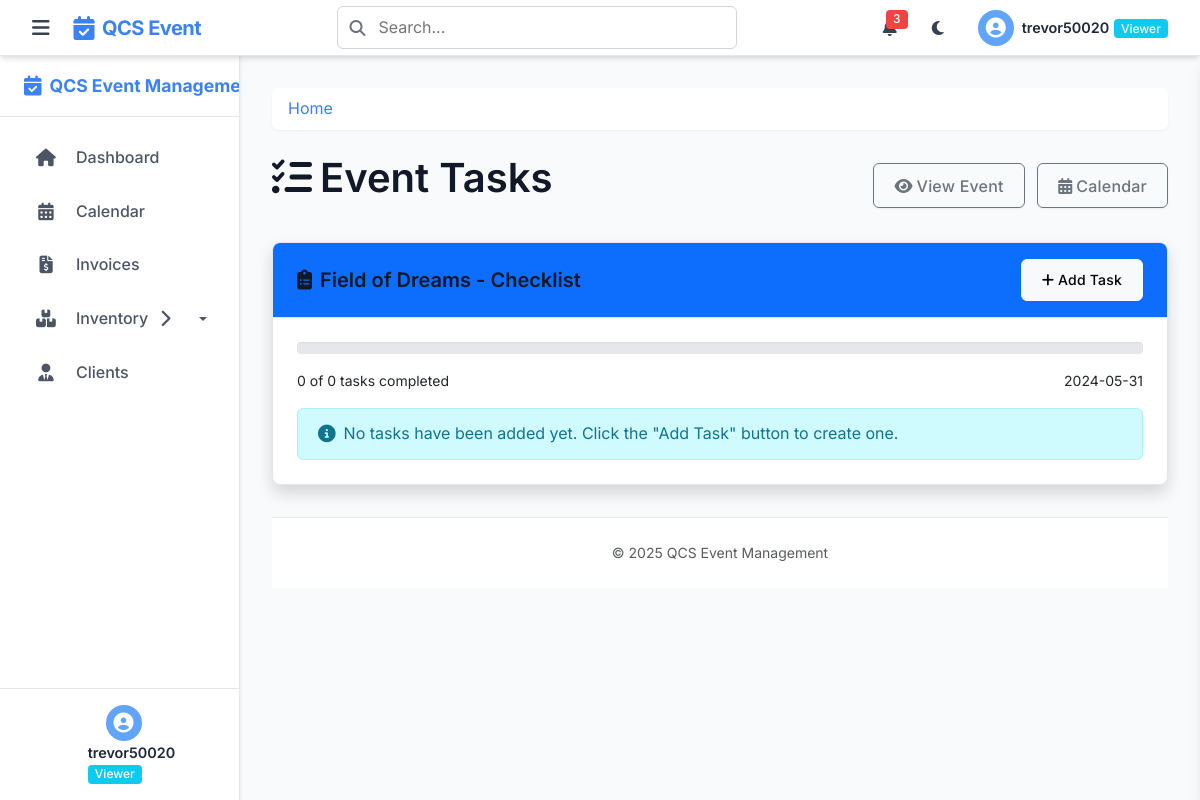
The app's page /tasks/events/1/tasks (signed in) with its own data.
### tables this page shows
CREATE TABLE users (
    id INTEGER PRIMARY KEY AUTOINCREMENT,
    username TEXT NOT NULL UNIQUE,
    password_hash TEXT NOT NULL,
    email TEXT NOT NULL UNIQUE,
    full_name TEXT NOT NULL,
    role TEXT NOT NULL CHECK(role IN ('admin', 'staff', 'viewer')),
    created_at TEXT NOT NULL DEFAULT (datetime('now')),
    last_login TEXT
);

CREATE TABLE events (
    event_id INTEGER PRIMARY KEY AUTOINCREMENT,
    event_name TEXT NOT NULL,
    client_id INTEGER,
    category_id INTEGER,
    template_id INTEGER,
    ics_uid TEXT UNIQUE,  -- Unique identifier for ICS events
    event_date TEXT,  -- Store as YYYY-MM-DD
    end_date TEXT,    -- For multi-day events
    drop_off_time TEXT,      -- Store as HH:MM:SS
    pickup_time TEXT,
    is_all_day INTEGER DEFAULT 0, -- 0 for false, 1 for true
    has_conflicts INTEGER DEFAULT 0, -- 0 for no conflicts, 1 for conflicts
    is_recurring INTEGER DEFAULT 0, -- 0 for one-time, 1 for recurring
    recurrence_pattern TEXT,     -- daily, weekly, monthly, yearly
    recurrence_end_date TEXT,    -- When recurring events should stop
    parent_event_id INTEGER,     -- For recurring events
    original_start_date TEXT,    -- For moved recurring instances
    manager TEXT,
    onsite_contact TEXT,
    onsite_contact_phone TEXT,
    event_location TEXT,
    location_id INTEGER,     -- Reference to locations table
    items_needed TEXT,       -- List of items needed, including kits.
    boxes_from_pi INTEGER,   -- Number of boxes to be picked up from Positive Impact.
    notes TEXT,              -- Additional Information.
    status TEXT DEFAULT 'booked' CHECK(status IN ('booked', 'confirmed', 'in_progress', 'completed', 'cancelled')),
    created_by INTEGER,
    created_at TEXT NOT NULL DEFAULT (datetime('now')),
    last_updated TEXT,
    last_updated_by INTEGER,
    FOREIGN KEY (client_id) REFERENCES clients(id),
    FOREIGN KEY (category_id) REFERENCES event_categories(id),
    FOREIGN KEY (template_id) REFERENCES event_templates(id),
    FOREIGN KEY (location_id) REFERENCES locations(id),
    FOREIGN KEY (parent_event_id) REFERENCES events(event_id),
    FOREIGN KEY (created_by) REFERENCES users(id),
    FOREIGN KEY (last_updated_by) REFERENCES users(id)
);

### blueprints/tasks_bp.py (the view)
@tasks_bp.route('/events/<int:event_id>/tasks')
@login_required
def event_tasks(event_id):
    db = get_db()
    event = db.execute(
        '''SELECT e.*, c.name as client_name
           FROM events e
           LEFT JOIN clients c ON e.client_id = c.id
           WHERE e.event_id = ?''',
        (event_id,)
    ).fetchone()
    if event is None:
        abort(404)
    tasks = db.execute(
        '''SELECT t.*, u.username as assigned_user
           FROM event_tasks t
           LEFT JOIN users u ON t.assigned_to = u.id
           WHERE t.event_id = ?
           ORDER BY t.is_completed, t.due_date''',
        (event_id,)
    ).fetchall()
    users = db.execute('SELECT id, username, full_name FROM users ORDER BY username').fetchall()
    total_tasks = len(tasks)
    completed_tasks = sum(1 for task in tasks if task['is_completed'])
    completion_percentage = int((completed_tasks / total_tasks) * 100) if total_tasks > 0 else 0
    return render_template(
        'event_tasks.html',
        event=event,
        tasks=tasks,
        users=users,
        completion_percentage=completion_percentage,
        total_tasks=total_tasks,
        completed_tasks=completed_tasks
    )

### helpers.py (called while the page is built)
def get_db():
    if 'db' not in g:
        g.db = sqlite3.connect(
            current_app.config['DATABASE'],
            detect_types=sqlite3.PARSE_DECLTYPES
        )
        g.db.row_factory = sqlite3.Row
    return g.db

def login_required(f):
    @wraps(f)
    def decorated_function(*args, **kwargs):
        if 'user_id' not in session:
            flash('Please log in first', 'warning')
            return redirect(url_for('login'))
        return f(*args, **kwargs)
    return decorated_function

### templates/event_tasks.html (shortened to what this page needs)
{% extends 'layout.html' %}
{% block content %}
<div class="d-flex justify-content-between align-items-center mb-4">
    <h1><i class="fas fa-tasks me-2"></i>Event Tasks</h1>
    <div>
        <a href="{{ url_for('view_event', event_id=event.event_id) }}" class="btn btn-outline-secondary me-2">
            <i class="fas fa-eye me-1"></i>View Event
        </a>
        <a href="{{ url_for('calendar.calendar') }}" class="btn btn-outline-secondary">
            <i class="fas fa-calendar-alt me-1"></i>Calendar
        </a>
    </div>
</div>
<div class="card shadow mb-4">
    <div class="card-header bg-primary text-white d-flex justify-content-between align-items-center">
        <h5 class="mb-0"><i class="fas fa-clipboard-list me-2"></i>{{ event.event_name }} - Checklist</h5>
        <button class="btn btn-light btn-sm" data-bs-toggle="modal" data-bs-target="#newTaskModal">
            <i class="fas fa-plus me-1"></i>Add Task
        </button>
    </div>
    <div class="card-body">
        <div class="mb-3">
            <div class="progress">
            </div>
            <div class="d-flex justify-content-between mt-1">
                <small>{{ completed_tasks }} of {{ total_tasks }} tasks completed</small>
                <small>{{ event.event_date }}</small>
            </div>
        </div>
        {% if tasks %}
            <div class="list-group">
                {% for task in tasks %}
                <div class="list-group-item task-item {% if task.is_completed %}completed{% elif task.is_overdue %}overdue{% elif task.is_upcoming %}upcoming{% endif %}"
                     data-task-id="{{ task.id }}">
                    <div class="d-flex justify-content-between align-items-center">
                        <div class="d-flex align-items-center">
                            <button class="btn btn-sm task-complete-btn me-3 {% if task.is_completed %}text-white{% endif %}"
                                    data-task-id="{{ task.id }}" data-event-id="{{ event.event_id }}">
                                {% if task.is_completed %}
                                <i class="fas fa-check"></i>
                                {% endif %}
                            </button>
                            <div>
                                <span class="task-text">{{ task.description }}</span>
                                {% if task.assigned_to %}
                                <span class="task-assignment">
                                    <i class="fas fa-user me-1"></i>{{ task.assigned_to_name }}
                                </span>
                                {% endif %}
                                {% if task.due_date %}
                                <small class="d-block text-muted">
                                    <i class="fas fa-clock me-1"></i>Due: {{ task.due_date }}
                                </small>
                                {% endif %}
                            </div>
                        </div>
                        <div class="task-actions">
                            <button class="btn btn-sm btn-outline-secondary edit-task-btn"
                                    data-bs-toggle="modal" data-bs-target="#editTaskModal"
                                    data-task-id="{{ task.id }}"
                                    data-task-description="{{ task.description }}"
                                    data-task-due-date="{{ task.due_date }}"
                                    data-task-assigned-to="{{ task.assigned_to }}">
                                <i class="fas fa-edit"></i>
                            </button>
                            <button class="btn btn-sm btn-outline-danger delete-task-btn"
                                    data-bs-toggle="modal" data-bs-target="#deleteTaskModal"
                                    data-task-id="{{ task.id }}">
                                <i class="fas fa-trash"></i>
                            </button>
                        </div>
                    </div>
                </div>
                {% endfor %}
            </div>
        {% else %}
            <div class="alert alert-info mb-0">
                <i class="fas fa-info-circle me-2"></i>No tasks have been added yet. Click the "Add Task" button to create one.
            </div>
        {% endif %}
    </div>
</div>
{% endblock %}

### templates/layout.html (shortened to what this page needs)
<!DOCTYPE html>
<html lang="en">
<head>
    <link href="https://cdn.jsdelivr.net/npm/bootstrap@5.3.0-alpha1/dist/css/bootstrap.min.css" rel="stylesheet">
    <link rel="stylesheet" href="https://cdnjs.cloudflare.com/ajax/libs/font-awesome/6.1.1/css/all.min.css">
    <link rel="stylesheet" href="{{ url_for('static', filename='style.css') }}">
</head>
<body class="modern-ui">
    <header class="top-bar">
        <div class="top-bar-left">
            <button class="sidebar-toggle" id="sidebarToggle">
                <i class="fas fa-bars"></i>
            </button>
            <a class="app-brand" href="{{ url_for('index') }}">
                <i class="fas fa-calendar-check"></i>
                <span>QCS Event</span>
            </a>
        </div>
        <div class="top-bar-center">
            {% if session.user_id %}
            <div class="search-container">
                <i class="fas fa-search search-icon"></i>
                <input type="text" class="global-search" placeholder="Search..." id="globalSearch">
            </div>
            {% endif %}
        </div>
        <div class="top-bar-right">
            {% if session.user_id %}
            <div class="top-bar-actions">
                <button class="btn-icon notifications-toggle" id="notificationsToggle">
                    <span class="badge notification-badge">3</span>
                </button>
                <div class="theme-toggle-wrapper">
                    <button class="btn-icon theme-toggle" id="themeToggle">
                        <i class="fas fa-moon"></i>
                    </button>
                </div>
                <div class="user-profile dropdown">
                    <a class="user-profile-toggle" href="#" role="button" id="userDropdown" data-bs-toggle="dropdown" aria-expanded="false">
                        <div class="user-avatar">
                            <i class="fas fa-user-circle"></i>
                        </div>
                        <div class="user-info d-none d-md-block">
                            <span class="user-name">{{ session.username }}</span>
                            {% if session.role == 'admin' %}
                            <span class="user-role badge bg-danger">Admin</span>
                            {% elif session.role == 'staff' %}
                            <span class="user-role badge bg-success">Staff</span>
                            {% else %}
                            <span class="user-role badge bg-info">Viewer</span>
                            {% endif %}
                        </div>
                    </a>
                </div>
            </div>
            {% endif %}
        </div>
    </header>
    {% if session.user_id %}
    <nav class="sidebar" id="sidebar">
        <div class="sidebar-header">
            <div class="sidebar-app-brand">
                <i class="fas fa-calendar-check"></i>
                <span>QCS Event Management</span>
            </div>
        </div>
        <div class="sidebar-content">
            <ul class="sidebar-nav">
                <li class="sidebar-item">
                    <a class="sidebar-link {% if request.endpoint == 'index' %}active{% endif %}" href="{{ url_for('index') }}">
                        <i class="fas fa-home"></i>
                        <span>Dashboard</span>
                    </a>
                </li>
                <li class="sidebar-item">
                    <a class="sidebar-link {% if request.endpoint == 'calendar.calendar' %}active{% endif %}" href="{{ url_for('calendar.calendar') }}">
                        <i class="fas fa-calendar-alt"></i>
                        <span>Calendar</span>
                    </a>
                </li>
                <li class="sidebar-item">
                <a class="sidebar-link {% if request.endpoint == 'calendar.invoices' %}active{% endif %}" href="{{ url_for('calendar.invoices') }}">
                        <i class="fas fa-file-invoice-dollar"></i>
                        <span>Invoices</span>
                    </a>
                </li>
                <li class="sidebar-item sidebar-dropdown">
                    <a class="sidebar-link dropdown-toggle {% if request.endpoint in ['equipment', 'element_types', 'elements', 'kits'] %}active{% endif %}" href="#" data-bs-toggle="collapse" data-bs-target="#inventorySubmenu">
                        <i class="fas fa-boxes"></i>
                        <span>Inventory</span>
                        <i class="dropdown-icon fas fa-chevron-right"></i>
                    </a>
                </li>
                <li class="sidebar-item">
                    <a class="sidebar-link {% if request.endpoint == 'clients' %}active{% endif %}" href="{{ url_for('clients') }}">
                        <i class="fas fa-user-tie"></i>
                        <span>Clients</span>
                    </a>
                </li>
            </ul>
        </div>
        <div class="sidebar-footer">
            <div class="user-info">
                <div class="user-avatar">
                    <i class="fas fa-user-circle"></i>
                </div>
                <div class="user-details">
                    <div class="user-name">{{ session.username }}</div>
                    <div class="user-role">
                        {% if session.role == 'admin' %}
                        <span class="badge bg-danger">Admin</span>
                        {% elif session.role == 'staff' %}
                        <span class="badge bg-success">Staff</span>
                        {% else %}
                        <span class="badge bg-info">Viewer</span>
                        {% endif %}
                    </div>
                </div>
            </div>
        </div>
    </nav>
    {% endif %}
    <main class="main-content">
        <div class="content-container">
            {% if session.user_id %}
            <nav aria-label="breadcrumb" class="breadcrumb-wrapper">
                <ol class="breadcrumb">
                    <li class="breadcrumb-item"><a href="{{ url_for('index') }}">Home</a></li>
                </ol>
            </nav>
            {% endif %}
            {% block content %}{% endblock %}
            <footer class="footer">
                <div class="text-center">
                    <span class="text-muted">© 2025 QCS Event Management</span>
                </div>
            </footer>
        </div>
    </main>
</body>
</html>

### records on screen
users: username "trevor50020"
events: event_name "Field of Dreams", event_date "2024-05-31"

### other values on screen
{{ completed_tasks }} "0"
{{ total_tasks }} "0"
